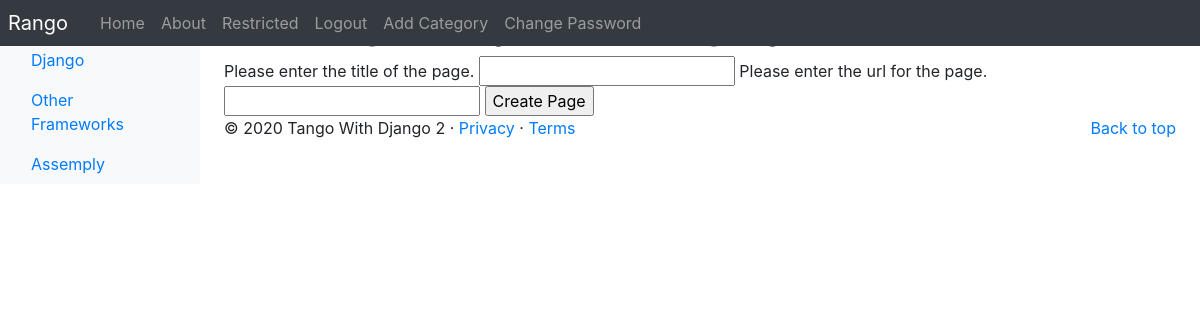
/rango/category/python/add_page/ (signed in), run on the app's committed database.
### rango/models.py (models this page shows, shortened)
class Category (models.Model):
	Name_Max_Length = 128
	name = models.CharField(max_length=Name_Max_Length, unique=True)
	views = models.IntegerField(default=0)
	likes = models.IntegerField(default=0)
	slug = models.SlugField(unique=True)
	class Meta:
		verbose_name_plural = 'categories'

### rango/views.py (the view, shortened to what this page needs)
# urls.py: path('category/<slug:category_name_slug>/add_page/', views.add_page, name='add_page'),
@login_required
def add_page(request , category_name_slug):
	try:
		category = Category.objects.get(slug=category_name_slug)
	except Category.DoesNotExist:
		category= None
	if category is None:
		return redirect('/rango/')
	form = PageForm()
	context_dict = {'form':form, 'category':category}
	return render(request, 'rango/add_page.html', context=context_dict)

### rango/forms.py (shortened to what this page needs)
class PageForm(forms.ModelForm):
	title = forms.CharField(max_length=Page.Title_Max_Length,
							help_text='Please enter the title of the page.')
	url = forms.URLField(max_length=Page.URL_Max_Length,
	   						help_text='Please enter the url for the page.')
	views = forms.IntegerField(widget=forms.HiddenInput(),initial=0)
	class Meta:
		model = Page
		exclude = ('category',)

### rango/templatetags/rango_template_tags.py (called while the page is built)
@register.inclusion_tag('rango/categories.html')
def get_category_list(current_category=None):
	return {'categories': Category.objects.all(),
			'current_category':current_category}

### templates/rango/add_page.html (shortened to what this page needs)
{% extends "rango/base.html" %}
{% block body_block %}
	<h1>Add Page to {{ category.name }} Category</h1>
	<div>
		<form id="page_form" method="POST" action="/rango/category/{{category.slug}}/add_page/">
			{% for field in form.visible_fields %}
			{{ field.help_text }}
			{{ field }}
			{% endfor %}
			<input type="submit" name="submit" value="Create Page" />
		</form>
	</div>
{% endblock body_block %}

### templates/rango/categories.html (shortened to what this page needs)
<ul class="nav flex-column">
	{% if categories %}
		{% for c in categories %}
			{% if c == current_category %}
				<li class="nav-item">
					<a class="nav-link active" href="{% url 'rango:show_category' c.slug %}">
					</a>
				</li>
			{% else %}
				<li class="nav-item">
					<a class="nav-link" href="{% url 'rango:show_category' c.slug %}">
					{{ c.name }}
					</a>
				</li>
			{% endif %}
		{% endfor %}
	{% else %}
		<li class="nav-item">There are no categories present.</li>
	{% endif %}
</ul>

### data on the page
Category: name "Django"
Category: name "Other Frameworks"
Category: name "Assemply"

### other printed values
{{ field.help_text }} "Please enter the title of the page." "Please enter the url for the page."
